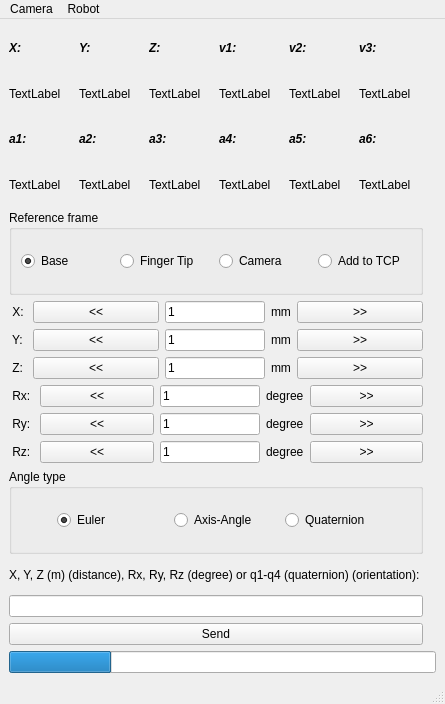
<?xml version="1.0" encoding="UTF-8"?>
<ui version="4.0">
 <class>Robot</class>
 <widget class="QMainWindow" name="Robot">
  <property name="geometry">
   <rect>
    <x>0</x>
    <y>0</y>
    <width>416</width>
    <height>704</height>
   </rect>
  </property>
  <property name="windowTitle">
   <string>Tweak Robot</string>
  </property>
  <widget class="QWidget" name="centralwidget">
   <property name="sizePolicy">
    <sizepolicy hsizetype="Expanding" vsizetype="Expanding">
     <horstretch>0</horstretch>
     <verstretch>0</verstretch>
    </sizepolicy>
   </property>
   <property name="maximumSize">
    <size>
     <width>1000</width>
     <height>1000</height>
    </size>
   </property>
   <layout class="QVBoxLayout" name="verticalLayout_2">
    <item>
     <layout class="QGridLayout" name="gridLayout_3">
      <item row="2" column="0">
       <widget class="QGroupBox" name="Frame">
        <property name="title">
         <string notr="true">Reference frame</string>
        </property>
        <property name="flat">
         <bool>false</bool>
        </property>
        <property name="checkable">
         <bool>false</bool>
        </property>
        <layout class="QHBoxLayout" name="horizontalLayout_9">
         <item>
          <layout class="QHBoxLayout" name="horizontalLayout_7">
           <item>
            <widget class="QRadioButton" name="Base">
             <property name="text">
              <string>Base</string>
             </property>
             <property name="checkable">
              <bool>true</bool>
             </property>
             <property name="checked">
              <bool>true</bool>
             </property>
             <attribute name="buttonGroup">
              <string notr="true">buttonGroup</string>
             </attribute>
            </widget>
           </item>
           <item>
            <widget class="QRadioButton" name="TCP">
             <property name="text">
              <string>Finger Tip</string>
             </property>
             <attribute name="buttonGroup">
              <string notr="true">buttonGroup</string>
             </attribute>
            </widget>
           </item>
           <item>
            <widget class="QRadioButton" name="Camera">
             <property name="text">
              <string>Camera</string>
             </property>
             <attribute name="buttonGroup">
              <string notr="true">buttonGroup</string>
             </attribute>
            </widget>
           </item>
           <item>
            <widget class="QRadioButton" name="AddtoTCP">
             <property name="text">
              <string>Add to TCP</string>
             </property>
             <attribute name="buttonGroup">
              <string notr="true">buttonGroup</string>
             </attribute>
            </widget>
           </item>
          </layout>
         </item>
        </layout>
       </widget>
      </item>
      <item row="6" column="0">
       <layout class="QHBoxLayout" name="horizontalLayout_4">
        <item>
         <widget class="QLabel" name="label_10">
          <property name="text">
           <string> Rx: </string>
          </property>
         </widget>
        </item>
        <item>
         <widget class="QPushButton" name="Rxm">
          <property name="sizePolicy">
           <sizepolicy hsizetype="Expanding" vsizetype="Fixed">
            <horstretch>0</horstretch>
            <verstretch>0</verstretch>
           </sizepolicy>
          </property>
          <property name="text">
           <string>&lt;&lt;</string>
          </property>
         </widget>
        </item>
        <item>
         <widget class="QLineEdit" name="RxStep">
          <property name="maximumSize">
           <size>
            <width>100</width>
            <height>16777215</height>
           </size>
          </property>
          <property name="text">
           <string>1</string>
          </property>
         </widget>
        </item>
        <item>
         <widget class="QLabel" name="label_8">
          <property name="text">
           <string>degree</string>
          </property>
         </widget>
        </item>
        <item>
         <widget class="QPushButton" name="Rxp">
          <property name="sizePolicy">
           <sizepolicy hsizetype="Expanding" vsizetype="Fixed">
            <horstretch>0</horstretch>
            <verstretch>0</verstretch>
           </sizepolicy>
          </property>
          <property name="text">
           <string>&gt;&gt;</string>
          </property>
         </widget>
        </item>
       </layout>
      </item>
      <item row="7" column="0">
       <layout class="QHBoxLayout" name="horizontalLayout_5">
        <item>
         <widget class="QLabel" name="label_14">
          <property name="text">
           <string> Ry: </string>
          </property>
         </widget>
        </item>
        <item>
         <widget class="QPushButton" name="Rym">
          <property name="sizePolicy">
           <sizepolicy hsizetype="Expanding" vsizetype="Fixed">
            <horstretch>0</horstretch>
            <verstretch>0</verstretch>
           </sizepolicy>
          </property>
          <property name="text">
           <string>&lt;&lt;</string>
          </property>
         </widget>
        </item>
        <item>
         <widget class="QLineEdit" name="RyStep">
          <property name="maximumSize">
           <size>
            <width>100</width>
            <height>16777215</height>
           </size>
          </property>
          <property name="text">
           <string>1</string>
          </property>
         </widget>
        </item>
        <item>
         <widget class="QLabel" name="label_12">
          <property name="text">
           <string>degree</string>
          </property>
         </widget>
        </item>
        <item>
         <widget class="QPushButton" name="Ryp">
          <property name="sizePolicy">
           <sizepolicy hsizetype="Expanding" vsizetype="Fixed">
            <horstretch>0</horstretch>
            <verstretch>0</verstretch>
           </sizepolicy>
          </property>
          <property name="text">
           <string>&gt;&gt;</string>
          </property>
         </widget>
        </item>
       </layout>
      </item>
      <item row="9" column="0">
       <widget class="QGroupBox" name="AngleType_2">
        <property name="title">
         <string>Angle type</string>
        </property>
        <layout class="QHBoxLayout" name="horizontalLayout_10">
         <item>
          <layout class="QHBoxLayout" name="horizontalLayout_8">
           <item alignment="Qt::AlignHCenter">
            <widget class="QRadioButton" name="Euler">
             <property name="text">
              <string>Euler</string>
             </property>
             <property name="checked">
              <bool>true</bool>
             </property>
             <attribute name="buttonGroup">
              <string notr="true">buttonGroup_2</string>
             </attribute>
            </widget>
           </item>
           <item alignment="Qt::AlignHCenter">
            <widget class="QRadioButton" name="Axis_Angle">
             <property name="text">
              <string>Axis-Angle</string>
             </property>
             <attribute name="buttonGroup">
              <string notr="true">buttonGroup_2</string>
             </attribute>
            </widget>
           </item>
           <item>
            <widget class="QRadioButton" name="Quaternion">
             <property name="text">
              <string>Quaternion</string>
             </property>
             <attribute name="buttonGroup">
              <string notr="true">buttonGroup_2</string>
             </attribute>
            </widget>
           </item>
          </layout>
         </item>
        </layout>
       </widget>
      </item>
      <item row="0" column="0">
       <layout class="QGridLayout" name="gridLayout">
        <item row="0" column="2">
         <widget class="QLabel" name="label_11">
          <property name="font">
           <font>
            <weight>75</weight>
            <italic>true</italic>
            <bold>true</bold>
           </font>
          </property>
          <property name="text">
           <string>Z:</string>
          </property>
         </widget>
        </item>
        <item row="1" column="0">
         <widget class="QLabel" name="labelX">
          <property name="text">
           <string>TextLabel</string>
          </property>
         </widget>
        </item>
        <item row="0" column="1">
         <widget class="QLabel" name="label_9">
          <property name="font">
           <font>
            <weight>75</weight>
            <italic>true</italic>
            <bold>true</bold>
           </font>
          </property>
          <property name="text">
           <string>Y:</string>
          </property>
         </widget>
        </item>
        <item row="0" column="5">
         <widget class="QLabel" name="label_17">
          <property name="font">
           <font>
            <weight>75</weight>
            <italic>true</italic>
            <bold>true</bold>
           </font>
          </property>
          <property name="text">
           <string>v3:</string>
          </property>
         </widget>
        </item>
        <item row="0" column="4">
         <widget class="QLabel" name="label_15">
          <property name="font">
           <font>
            <weight>75</weight>
            <italic>true</italic>
            <bold>true</bold>
           </font>
          </property>
          <property name="text">
           <string>v2:</string>
          </property>
         </widget>
        </item>
        <item row="1" column="2">
         <widget class="QLabel" name="labelZ">
          <property name="text">
           <string>TextLabel</string>
          </property>
         </widget>
        </item>
        <item row="1" column="1">
         <widget class="QLabel" name="labelY">
          <property name="text">
           <string>TextLabel</string>
          </property>
         </widget>
        </item>
        <item row="0" column="3">
         <widget class="QLabel" name="label_13">
          <property name="font">
           <font>
            <weight>75</weight>
            <italic>true</italic>
            <bold>true</bold>
           </font>
          </property>
          <property name="text">
           <string>v1:</string>
          </property>
         </widget>
        </item>
        <item row="1" column="4">
         <widget class="QLabel" name="labelRy">
          <property name="text">
           <string>TextLabel</string>
          </property>
         </widget>
        </item>
        <item row="1" column="3">
         <widget class="QLabel" name="labelRx">
          <property name="text">
           <string>TextLabel</string>
          </property>
         </widget>
        </item>
        <item row="0" column="0">
         <widget class="QLabel" name="label_7">
          <property name="font">
           <font>
            <weight>75</weight>
            <italic>true</italic>
            <bold>true</bold>
           </font>
          </property>
          <property name="text">
           <string>X:</string>
          </property>
         </widget>
        </item>
        <item row="1" column="5">
         <widget class="QLabel" name="labelRz">
          <property name="text">
           <string>TextLabel</string>
          </property>
         </widget>
        </item>
       </layout>
      </item>
      <item row="3" column="0">
       <layout class="QHBoxLayout" name="horizontalLayout">
        <item>
         <widget class="QLabel" name="label">
          <property name="text">
           <string> X: </string>
          </property>
         </widget>
        </item>
        <item>
         <widget class="QPushButton" name="Xm">
          <property name="sizePolicy">
           <sizepolicy hsizetype="Expanding" vsizetype="Fixed">
            <horstretch>0</horstretch>
            <verstretch>0</verstretch>
           </sizepolicy>
          </property>
          <property name="text">
           <string>&lt;&lt;</string>
          </property>
         </widget>
        </item>
        <item>
         <widget class="QLineEdit" name="Xstep">
          <property name="maximumSize">
           <size>
            <width>100</width>
            <height>16777215</height>
           </size>
          </property>
          <property name="text">
           <string>1</string>
          </property>
         </widget>
        </item>
        <item>
         <widget class="QLabel" name="label_2">
          <property name="text">
           <string>mm</string>
          </property>
         </widget>
        </item>
        <item>
         <widget class="QPushButton" name="Xp">
          <property name="sizePolicy">
           <sizepolicy hsizetype="Expanding" vsizetype="Fixed">
            <horstretch>0</horstretch>
            <verstretch>0</verstretch>
           </sizepolicy>
          </property>
          <property name="text">
           <string>&gt;&gt;</string>
          </property>
         </widget>
        </item>
       </layout>
      </item>
      <item row="4" column="0">
       <layout class="QHBoxLayout" name="horizontalLayout_3">
        <item>
         <widget class="QLabel" name="label_3">
          <property name="text">
           <string> Y: </string>
          </property>
         </widget>
        </item>
        <item>
         <widget class="QPushButton" name="Ym">
          <property name="sizePolicy">
           <sizepolicy hsizetype="Expanding" vsizetype="Fixed">
            <horstretch>0</horstretch>
            <verstretch>0</verstretch>
           </sizepolicy>
          </property>
          <property name="text">
           <string>&lt;&lt;</string>
          </property>
         </widget>
        </item>
        <item>
         <widget class="QLineEdit" name="Ystep">
          <property name="maximumSize">
           <size>
            <width>100</width>
            <height>16777215</height>
           </size>
          </property>
          <property name="text">
           <string>1</string>
          </property>
         </widget>
        </item>
        <item>
         <widget class="QLabel" name="label_4">
          <property name="text">
           <string>mm</string>
          </property>
         </widget>
        </item>
        <item>
         <widget class="QPushButton" name="Yp">
          <property name="sizePolicy">
           <sizepolicy hsizetype="Expanding" vsizetype="Fixed">
            <horstretch>0</horstretch>
            <verstretch>0</verstretch>
           </sizepolicy>
          </property>
          <property name="text">
           <string>&gt;&gt;</string>
          </property>
         </widget>
        </item>
       </layout>
      </item>
      <item row="5" column="0">
       <layout class="QHBoxLayout" name="horizontalLayout_2">
        <item>
         <widget class="QLabel" name="label_6">
          <property name="text">
           <string> Z: </string>
          </property>
         </widget>
        </item>
        <item>
         <widget class="QPushButton" name="Zm">
          <property name="sizePolicy">
           <sizepolicy hsizetype="Expanding" vsizetype="Fixed">
            <horstretch>0</horstretch>
            <verstretch>0</verstretch>
           </sizepolicy>
          </property>
          <property name="text">
           <string>&lt;&lt;</string>
          </property>
         </widget>
        </item>
        <item>
         <widget class="QLineEdit" name="Zstep">
          <property name="maximumSize">
           <size>
            <width>100</width>
            <height>16777215</height>
           </size>
          </property>
          <property name="text">
           <string>1</string>
          </property>
         </widget>
        </item>
        <item>
         <widget class="QLabel" name="label_5">
          <property name="text">
           <string>mm</string>
          </property>
         </widget>
        </item>
        <item>
         <widget class="QPushButton" name="Zp">
          <property name="sizePolicy">
           <sizepolicy hsizetype="Expanding" vsizetype="Fixed">
            <horstretch>0</horstretch>
            <verstretch>0</verstretch>
           </sizepolicy>
          </property>
          <property name="text">
           <string>&gt;&gt;</string>
          </property>
         </widget>
        </item>
       </layout>
      </item>
      <item row="8" column="0">
       <layout class="QHBoxLayout" name="horizontalLayout_6">
        <item>
         <widget class="QLabel" name="label_18">
          <property name="text">
           <string> Rz: </string>
          </property>
         </widget>
        </item>
        <item>
         <widget class="QPushButton" name="Rzm">
          <property name="sizePolicy">
           <sizepolicy hsizetype="Expanding" vsizetype="Fixed">
            <horstretch>0</horstretch>
            <verstretch>0</verstretch>
           </sizepolicy>
          </property>
          <property name="text">
           <string>&lt;&lt;</string>
          </property>
         </widget>
        </item>
        <item>
         <widget class="QLineEdit" name="RzStep">
          <property name="maximumSize">
           <size>
            <width>100</width>
            <height>16777215</height>
           </size>
          </property>
          <property name="text">
           <string>1</string>
          </property>
         </widget>
        </item>
        <item>
         <widget class="QLabel" name="label_16">
          <property name="text">
           <string>degree</string>
          </property>
         </widget>
        </item>
        <item>
         <widget class="QPushButton" name="Rzp">
          <property name="sizePolicy">
           <sizepolicy hsizetype="Expanding" vsizetype="Fixed">
            <horstretch>0</horstretch>
            <verstretch>0</verstretch>
           </sizepolicy>
          </property>
          <property name="text">
           <string>&gt;&gt;</string>
          </property>
         </widget>
        </item>
       </layout>
      </item>
      <item row="1" column="0">
       <layout class="QGridLayout" name="gridLayout_2">
        <item row="0" column="5">
         <widget class="QLabel" name="label_19">
          <property name="font">
           <font>
            <weight>75</weight>
            <italic>true</italic>
            <bold>true</bold>
           </font>
          </property>
          <property name="text">
           <string>a6:</string>
          </property>
         </widget>
        </item>
        <item row="0" column="1">
         <widget class="QLabel" name="label_23">
          <property name="font">
           <font>
            <weight>75</weight>
            <italic>true</italic>
            <bold>true</bold>
           </font>
          </property>
          <property name="text">
           <string>a2:</string>
          </property>
         </widget>
        </item>
        <item row="0" column="3">
         <widget class="QLabel" name="label_21">
          <property name="font">
           <font>
            <weight>75</weight>
            <italic>true</italic>
            <bold>true</bold>
           </font>
          </property>
          <property name="text">
           <string>a4:</string>
          </property>
         </widget>
        </item>
        <item row="0" column="4">
         <widget class="QLabel" name="label_20">
          <property name="font">
           <font>
            <weight>75</weight>
            <italic>true</italic>
            <bold>true</bold>
           </font>
          </property>
          <property name="text">
           <string>a5:</string>
          </property>
         </widget>
        </item>
        <item row="0" column="2">
         <widget class="QLabel" name="label_22">
          <property name="font">
           <font>
            <weight>75</weight>
            <italic>true</italic>
            <bold>true</bold>
           </font>
          </property>
          <property name="text">
           <string>a3:</string>
          </property>
         </widget>
        </item>
        <item row="0" column="0">
         <widget class="QLabel" name="label_24">
          <property name="font">
           <font>
            <weight>75</weight>
            <italic>true</italic>
            <bold>true</bold>
           </font>
          </property>
          <property name="text">
           <string>a1:</string>
          </property>
         </widget>
        </item>
        <item row="1" column="0">
         <widget class="QLabel" name="labela1">
          <property name="text">
           <string>TextLabel</string>
          </property>
         </widget>
        </item>
        <item row="1" column="1">
         <widget class="QLabel" name="labela2">
          <property name="text">
           <string>TextLabel</string>
          </property>
         </widget>
        </item>
        <item row="1" column="2">
         <widget class="QLabel" name="labela3">
          <property name="text">
           <string>TextLabel</string>
          </property>
         </widget>
        </item>
        <item row="1" column="3">
         <widget class="QLabel" name="labela4">
          <property name="text">
           <string>TextLabel</string>
          </property>
         </widget>
        </item>
        <item row="1" column="4">
         <widget class="QLabel" name="labela5">
          <property name="text">
           <string>TextLabel</string>
          </property>
         </widget>
        </item>
        <item row="1" column="5">
         <widget class="QLabel" name="labela6">
          <property name="text">
           <string>TextLabel</string>
          </property>
         </widget>
        </item>
       </layout>
      </item>
      <item row="10" column="0">
       <layout class="QVBoxLayout" name="verticalLayout">
        <item alignment="Qt::AlignHCenter">
         <widget class="QLabel" name="label_25">
          <property name="text">
           <string>X, Y, Z (m) (distance), Rx, Ry, Rz (degree) or q1-q4 (quaternion) (orientation): </string>
          </property>
         </widget>
        </item>
        <item>
         <widget class="QLineEdit" name="Coordinates"/>
        </item>
        <item>
         <widget class="QPushButton" name="Send">
          <property name="text">
           <string>Send</string>
          </property>
         </widget>
        </item>
       </layout>
      </item>
      <item row="1" column="2" rowspan="10">
       <widget class="QLabel" name="labelFeed">
        <property name="text">
         <string/>
        </property>
       </widget>
      </item>
      <item row="0" column="2">
       <widget class="QLabel" name="label_output">
        <property name="text">
         <string/>
        </property>
       </widget>
      </item>
     </layout>
    </item>
    <item>
     <widget class="QProgressBar" name="progressBar">
      <property name="value">
       <number>24</number>
      </property>
      <property name="textVisible">
       <bool>false</bool>
      </property>
     </widget>
    </item>
   </layout>
  </widget>
  <widget class="QMenuBar" name="menubar">
   <property name="geometry">
    <rect>
     <x>0</x>
     <y>0</y>
     <width>416</width>
     <height>21</height>
    </rect>
   </property>
   <widget class="QMenu" name="menuCamera">
    <property name="title">
     <string>Camera</string>
    </property>
    <addaction name="actionCamera_Face_Down"/>
    <addaction name="actionShow"/>
    <addaction name="actionStop_Feed"/>
    <addaction name="actionClear_Feed"/>
    <addaction name="separator"/>
    <addaction name="actionEstimate_Dtag"/>
    <addaction name="actionSet_Dtag_as_Camera_TCP"/>
    <addaction name="actionCenter_AprilTag"/>
    <addaction name="actionCamera_to_face_at_AprilTag"/>
   </widget>
   <widget class="QMenu" name="menuRobot">
    <property name="title">
     <string>Robot</string>
    </property>
    <addaction name="actionUnlock"/>
    <addaction name="separator"/>
    <addaction name="actionPrint_Cartesian_Coordinates"/>
    <addaction name="actionPrint_Joints_Coordinates"/>
    <addaction name="separator"/>
    <addaction name="actionZ_align"/>
    <addaction name="actionReturn_back_to_previous_pose"/>
    <addaction name="separator"/>
    <addaction name="actionMove_the_gripper_tip_to_the_camera_center"/>
    <addaction name="actionMove_the_camera_center_to_the_gripper_tip"/>
    <addaction name="actionMeasure_height"/>
   </widget>
   <addaction name="menuCamera"/>
   <addaction name="menuRobot"/>
  </widget>
  <widget class="QStatusBar" name="statusbar"/>
  <action name="actionEstimate_Dtag">
   <property name="text">
    <string>Estimate the distance to AprilTag (Dtag)</string>
   </property>
  </action>
  <action name="actionSet_Dtag_as_Camera_TCP">
   <property name="text">
    <string>Set Dtag as Camera TCP</string>
   </property>
  </action>
  <action name="actionCenter_AprilTag">
   <property name="text">
    <string>Center AprilTag</string>
   </property>
  </action>
  <action name="actionShow">
   <property name="text">
    <string>Start Feed</string>
   </property>
  </action>
  <action name="actionStop_Feed">
   <property name="text">
    <string>Stop Feed</string>
   </property>
  </action>
  <action name="actionCamera_Face_Down">
   <property name="text">
    <string>Camera Face Down</string>
   </property>
  </action>
  <action name="actionClear_Feed">
   <property name="text">
    <string>Clear Image</string>
   </property>
  </action>
  <action name="actionCamera_to_face_at_AprilTag">
   <property name="text">
    <string>Camera to face at AprilTag</string>
   </property>
  </action>
  <action name="actionMove_the_gripper_tip_to_the_camera_center">
   <property name="text">
    <string>Move the gripper tip to the camera center</string>
   </property>
  </action>
  <action name="actionMeasure_height">
   <property name="text">
    <string>Measure height by touching</string>
   </property>
  </action>
  <action name="actionMove_the_camera_center_to_the_gripper_tip">
   <property name="text">
    <string>Move the camera center to the gripper tip</string>
   </property>
  </action>
  <action name="actionPrint_Cartesian_Coordinates">
   <property name="text">
    <string>Print Cartesian Coordinates</string>
   </property>
  </action>
  <action name="actionPrint_Joints_Coordinates">
   <property name="text">
    <string>Print Joints Coordinates</string>
   </property>
  </action>
  <action name="actionZ_align">
   <property name="text">
    <string>Z align</string>
   </property>
  </action>
  <action name="actionReturn_back_to_previous_pose">
   <property name="text">
    <string>Return back to previous pose</string>
   </property>
  </action>
  <action name="actionUnlock">
   <property name="text">
    <string>Unlock</string>
   </property>
  </action>
 </widget>
 <resources/>
 <connections/>
 <buttongroups>
  <buttongroup name="buttonGroup"/>
  <buttongroup name="buttonGroup_2"/>
 </buttongroups>
</ui>
